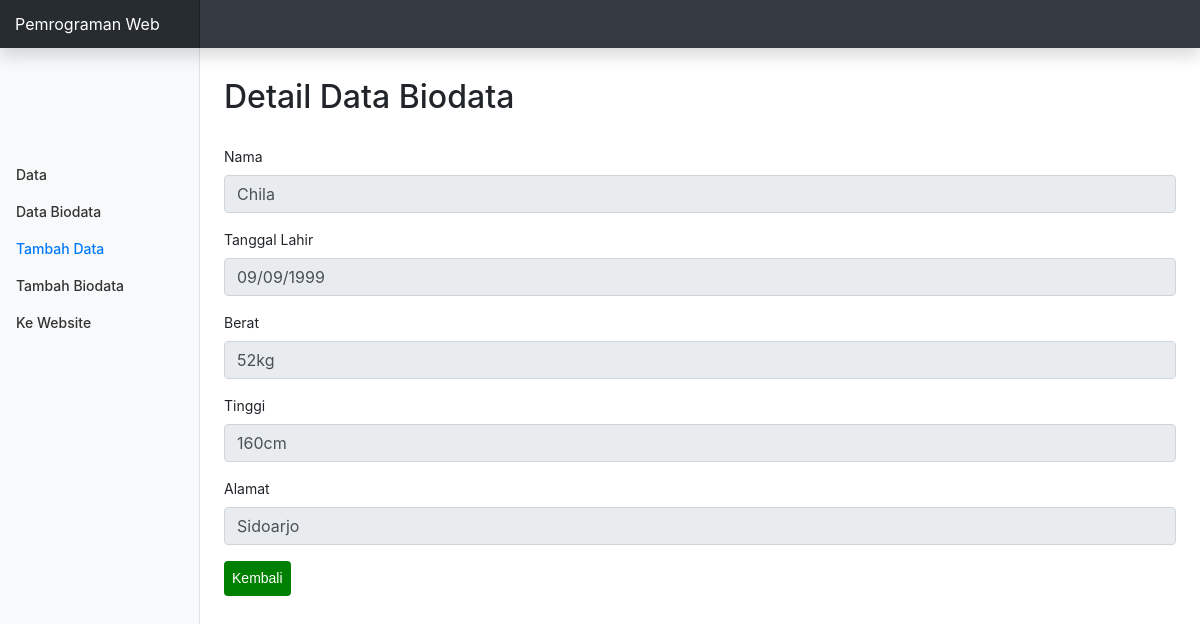
/detailbdt.php, run on an earlier commit of the app's database.
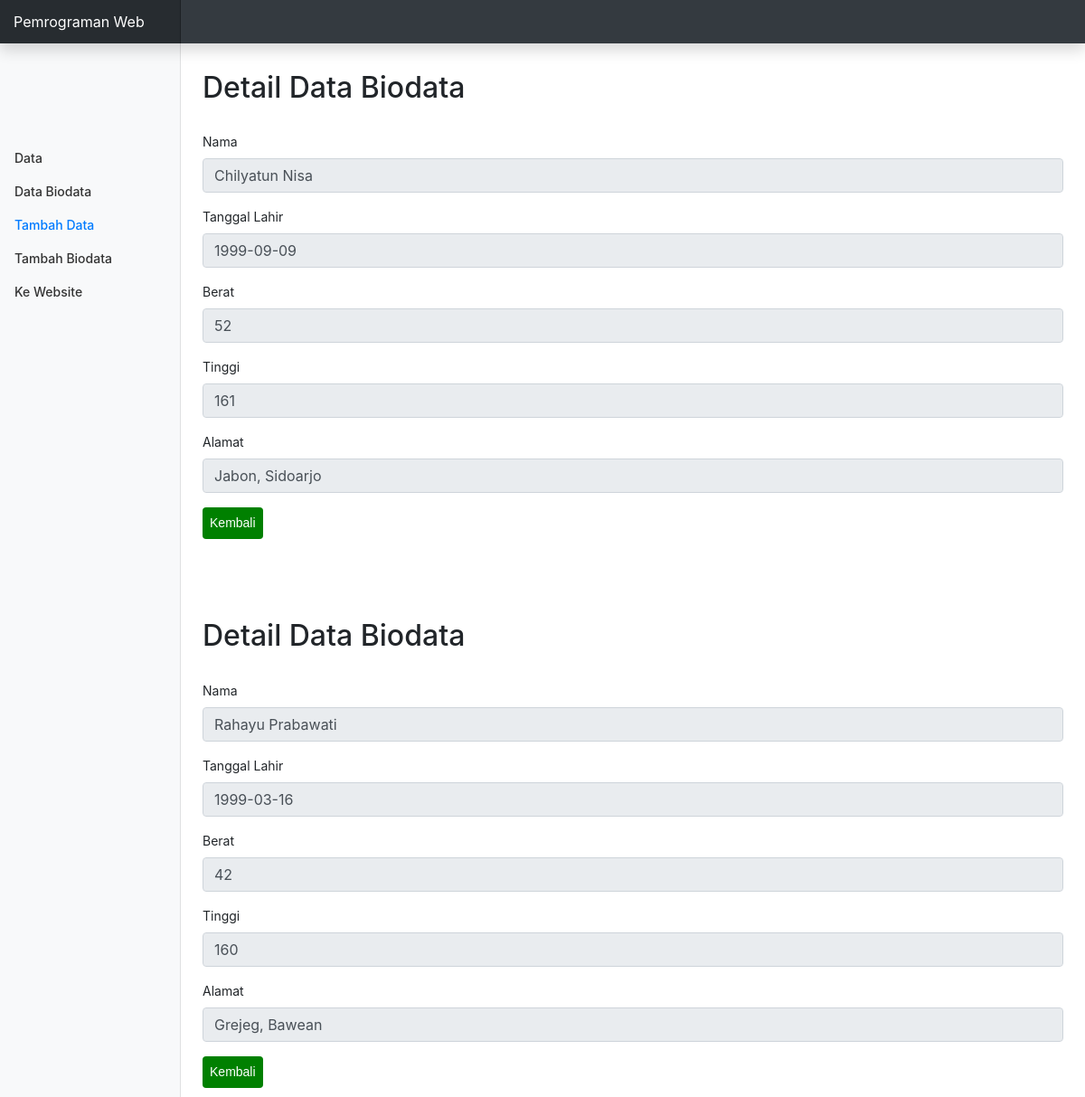
And on a later commit of the database.
### tables this page shows
CREATE TABLE `identitas` (
  `id_identitas` int(11) NOT NULL,
  `nama` varchar(128) NOT NULL,
  `tanggal_lahir` varchar(128) NOT NULL,
  `berat` varchar(128) NOT NULL,
  `tinggi` varchar(128) NOT NULL,
  `alamat` text NOT NULL
);

### conn.php (called while the page is built, shortened)
<?php
function connection() {
   $dbServer = 'localhost';
   $dbUser = 'root';
   $dbPass = '';
   $dbName = "biodatadb";
   $conn = mysqli_connect($dbServer, $dbUser, $dbPass);
   mysqli_select_db($conn,$dbName);
   return $conn;
}

### detailbdt.php (the view, shortened to what this page needs)
<?php
  include ('conn.php');
?>
<!DOCTYPE html>
<html>
  <head>
    <link href="assets/css/bootstrap.min.css" rel="stylesheet">
    <link href="assets/css/dashboard.css" rel="stylesheet">
  </head>
  <body>
    <nav class="navbar navbar-dark fixed-top bg-dark flex-md-nowrap p-0 shadow">
      <a class="navbar-brand col-sm-3 col-md-2 mr-0" href="#">Pemrograman Web</a>
    </nav>
    <?php
                  $query = "SELECT * FROM identitas";
                  $result = mysqli_query(connection(),$query);
                 ?>
                 <?php while($data = mysqli_fetch_array($result)): ?>
    <div class="container-fluid">
      <div class="row">
        <nav class="col-md-2 d-none d-md-block bg-light sidebar">
          <div class="sidebar-sticky">
            <ul class="nav flex-column" style="margin-top:100px;">
              <li class="nav-item">
                <a class="nav-link" href="<?php echo "index.php"; ?>">Data</a>
              </li>
              <li class="nav-item">
                <a class="nav-link" href="<?php echo "databdt.php"; ?>">Data Biodata</a>
              </li>
              <li class="nav-item">
                <a class="nav-link active" href="<?php echo "form.php"; ?>">Tambah Data</a>
              </li>
              <li class="nav-item">
                <a class="nav-link" href="<?php echo "formbdt.php"; ?>">Tambah Biodata</a>
              </li>
              <li class="nav-item">
                <a class="nav-link" href="<?php echo "home.php"; ?>">Ke Website</a>
              </li>
            </ul>
          </div>
        </nav>
        <main role="main" class="col-md-9 ml-sm-auto col-lg-10 px-4">
          <h2 style="margin: 30px 0 30px 0;">Detail Data Biodata</h2>
          <form action="databdt.php" method="POST">
            <div class="form-group">
              <label>Nama</label>
              <input type="text" class="form-control" value="<?php echo $data['nama']; ?>" readonly>
            </div>
            <div class="form-group">
              <label>Tanggal Lahir</label>
              <input type="text" class="form-control" value="<?php echo $data['tanggal_lahir']; ?>" readonly>
            </div>
            <div class="form-group">
              <label>Berat</label>
              <input type="text" class="form-control" value="<?php echo $data['berat']; ?>" readonly>
            </div>
            <div class="form-group">
              <label>Tinggi</label>
              <input type="text" class="form-control" value="<?php echo $data['tinggi']; ?>" readonly>
            </div>
            <div class="form-group">
              <label>Alamat</label>
              <input type="text" class="form-control" value="<?php echo $data['alamat']; ?>" readonly>
            </div>
            <button href="databdt.php">Kembali</button>
          </form>
        </main>
      </div>
    </div>
    <?php endwhile ?>
  </body>
</html>

What changed in the data, as far as the page shows it:
removed identitas: nama "Chila", tanggal_lahir "09/09/1999", berat "52kg", tinggi "160cm", alamat "Sidoarjo"
added identitas: nama "Chilyatun Nisa", tanggal_lahir "1999-09-09", berat "52", tinggi "161", alamat "Jabon, Sidoarjo"
added identitas: nama "Rahayu Prabawati", tanggal_lahir "1999-03-16", berat "42", tinggi "160", alamat "Grejeg, Bawean"
